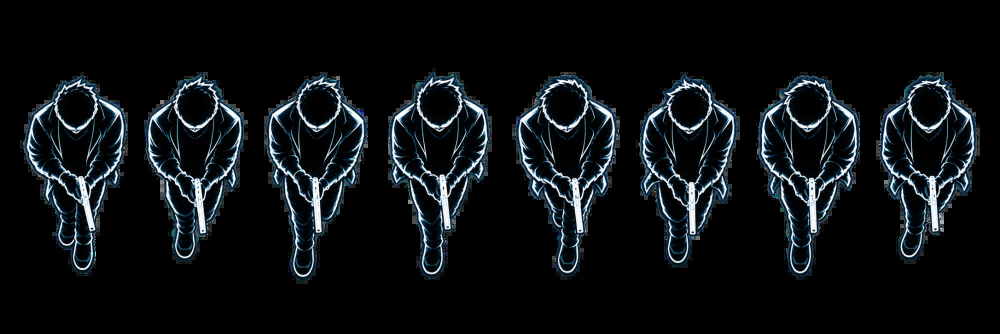
#> input picture assets/player_src.png, 2000 x 667 px (shown at 1/2 size)
$ python build_sprite.py assets/player_src.png
#> lines starting #> are read from the running program, lines starting #| are printed output that depends on the picture; after the words box and inside, x2 and y2 are one past the last pixel; in counts of white or black regions, pixels touching at a corner belong together
import cv2, numpy as np, base64, json, sys
SP = sys.argv[1]
im = cv2.imread('assets/player_src.png', cv2.IMREAD_UNCHANGED).astype(np.float32)
al = im[:, :, 3]; lum = im[:, :, :3].mean(2)
#> after `al = im[:, :, 3]`:
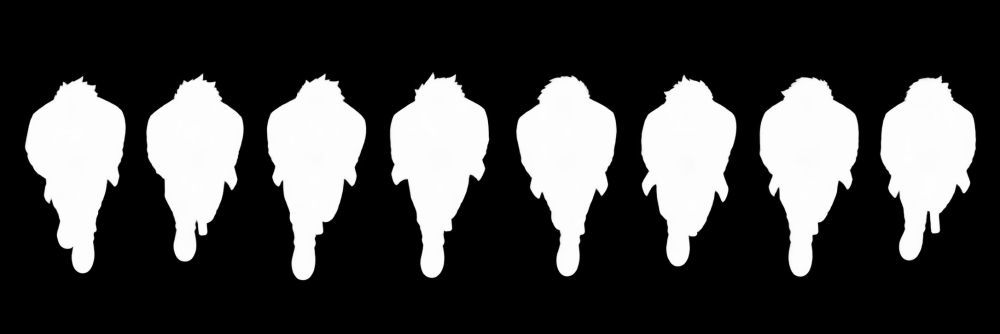
#> al: shape (667, 2000) float32 (shown at 1/2 size); min 0, max 255, mean 68.3
#> after `lum = im[:, :, :3].mean(2)`:
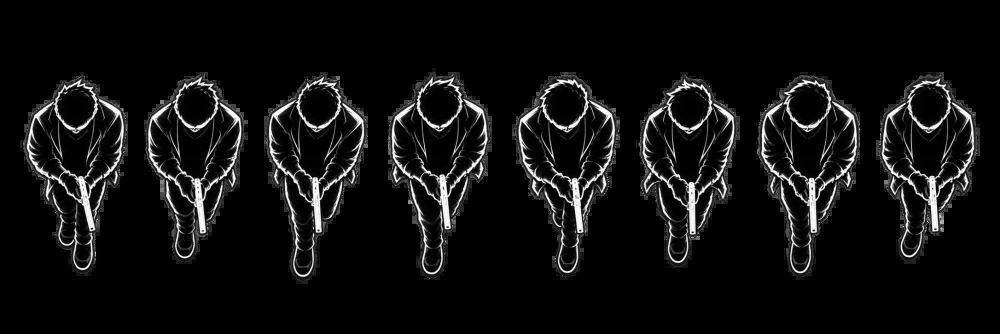
#> lum: shape (667, 2000) float32 (shown at 1/2 size); min 0, max 255, mean 17.2
runs = [(49, 252), (292, 488), (533, 733), (779, 979), (1032, 1234), (1282, 1474), (1518, 1718), (1760, 1953)]
guns = []
for (a, b) in runs:
    # the pistol: a bright, fully-opaque ~12px wide vertical bar between y 380 and 450
    band = ((lum[380:450, a:b] > 185) & (al[380:450, a:b] > 230)).astype(np.float32)
    col = band.sum(0)
    win = np.convolve(col, np.ones(12), 'valid')
    gx = a + int(np.argmax(win)) + 6
    # vertical extent: rows where the bar is bright near gx
    strip = (lum[300:600, gx - 5:gx + 6] > 170).sum(1) >= 6
    ys = np.nonzero(strip)[0] + 300
    # longest contiguous run containing 415
    runsy = np.split(ys, np.where(np.diff(ys) > 3)[0] + 1)
    r = [q for q in runsy if q.min() <= 415 <= q.max()] or [max(runsy, key=len)]
    guns.append((gx, int(r[0].min()), int(r[0].max())))
#> this loop made 8 passes
#> gx on passes 1 to 8: 175, 401, 634, 891, 1155, 1384, 1626, 1868
#> pass 1, `band = ((lum[380:450, a:b] > 185) & (al[380:450, a:b] > 230)).astype(n..`:
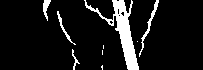
#> band: shape (70, 203) float32; values 0 (black) and 1 (white), 9.6% white; 9 white regions (4 under 20 px), largest, box (x1, y1, x2, y2) and area: (84, 0, 139, 70) 978, (139, 0, 159, 57) 154, (57, 11, 76, 45) 87, (43, 0, 51, 21) 83, (72, 49, 80, 70) 46
#> pass 3, `band = ((lum[380:450, a:b] > 185) & (al[380:450, a:b] > 230)).astype(n..`:
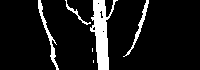
#> band: shape (70, 200) float32; values 0 (black) and 1 (white), 10.2% white; 6 white regions (2 under 20 px), largest, box (x1, y1, x2, y2) and area: (90, 0, 118, 70) 904, (38, 0, 59, 70) 250, (123, 0, 149, 57) 185, (65, 0, 91, 25) 83
#> after the loop, guns = [(175, 382, 444), (401, 386, 459), (634, 356, 458), (891, 380, 451), (1155, 364, 459), (1384, 365, 462), (1626, 356, 464), (1868, 379, 456)]
dbg = (im[:, :, :3] * (al[:, :, None] / 255)).astype(np.uint8).copy()
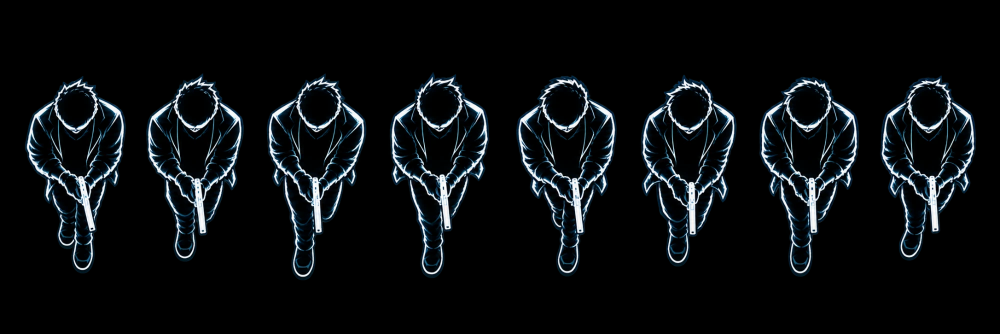
#> dbg: shape (667, 2000, 3) (shown at 1/2 size); mean B, G, R 16.9, 14.8, 11.9
for (gx, y0, y1) in guns: cv2.rectangle(dbg, (gx - 10, y0), (gx + 10, y1 + 4), (0, 0, 255), 1)
#> this loop made 8 passes
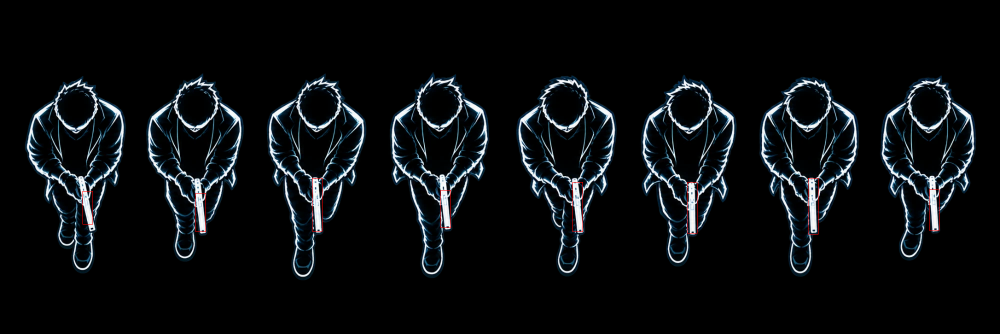
#> dbg: shape (667, 2000, 3) (shown at 1/2 size); 0.13% of pixels changed, all inside (x1, y1, x2, y2) = (165, 356, 1879, 469)
cv2.imwrite(SP + '/gundbg.png', dbg[120:600])
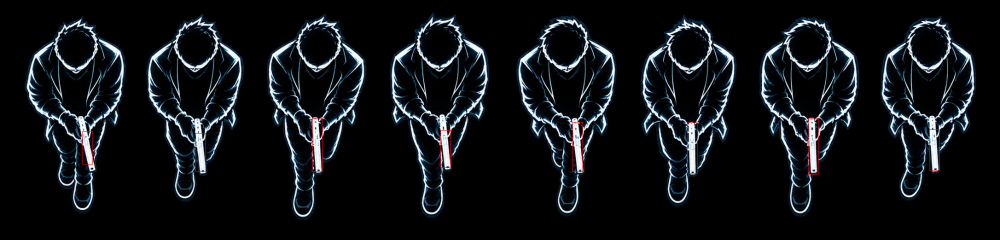
#> saved as gundbg.png: shape (480, 2000, 3) (shown at 1/2 size); mean B, G, R 23.3, 20.5, 16.9
print(guns)
#| [(175, 382, 444), (401, 386, 459), (634, 356, 458), (891, 380, 451), (1155, 364, 459), (1384, 365, 462), (1626, 356, 464), (1868, 379, 456)]
json.dump(guns, open('assets/guns.json', 'w'))
